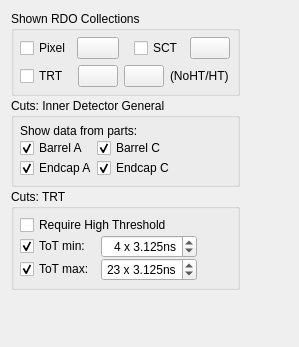
<ui version="4.0" >
 <class>RDOControllerForm</class>
 <widget class="QWidget" name="RDOControllerForm" >
  <property name="geometry" >
   <rect>
    <x>0</x>
    <y>0</y>
    <width>299</width>
    <height>347</height>
   </rect>
  </property>
  <property name="windowTitle" >
   <string>Form</string>
  </property>
  <layout class="QGridLayout" >
   <item row="0" column="0" >
    <layout class="QVBoxLayout" >
     <property name="spacing" >
      <number>2</number>
     </property>
     <item>
      <widget class="QGroupBox" name="groupBox_collections" >
       <property name="title" >
        <string>Shown RDO Collections</string>
       </property>
       <layout class="QHBoxLayout" >
        <property name="leftMargin" >
         <number>6</number>
        </property>
        <property name="topMargin" >
         <number>6</number>
        </property>
        <property name="rightMargin" >
         <number>6</number>
        </property>
        <property name="bottomMargin" >
         <number>6</number>
        </property>
        <item>
         <layout class="QGridLayout" >
          <item row="0" column="0" >
           <layout class="QHBoxLayout" >
            <item>
             <widget class="QCheckBox" name="checkBox_pixel" >
              <property name="text" >
               <string>Pixel</string>
              </property>
             </widget>
            </item>
            <item>
             <widget class="VP1MaterialButton" name="matButton_pixel" >
              <property name="text" >
               <string/>
              </property>
             </widget>
            </item>
           </layout>
          </item>
          <item row="0" column="1" >
           <layout class="QHBoxLayout" >
            <property name="leftMargin" >
             <number>9</number>
            </property>
            <item>
             <widget class="QCheckBox" name="checkBox_sct" >
              <property name="text" >
               <string>SCT</string>
              </property>
             </widget>
            </item>
            <item>
             <widget class="VP1MaterialButton" name="matButton_sct" >
              <property name="text" >
               <string/>
              </property>
             </widget>
            </item>
           </layout>
          </item>
          <item row="1" column="0" colspan="2" >
           <layout class="QHBoxLayout" >
            <item>
             <widget class="QCheckBox" name="checkBox_trt" >
              <property name="text" >
               <string>TRT </string>
              </property>
             </widget>
            </item>
            <item>
             <widget class="VP1MaterialButton" name="matButton_trt" >
              <property name="text" >
               <string/>
              </property>
             </widget>
            </item>
            <item>
             <widget class="VP1MaterialButton" name="matButton_trtht" >
              <property name="text" >
               <string/>
              </property>
             </widget>
            </item>
            <item>
             <widget class="QLabel" name="label" >
              <property name="text" >
               <string>(NoHT/HT)</string>
              </property>
             </widget>
            </item>
            <item>
             <spacer>
              <property name="orientation" >
               <enum>Qt::Horizontal</enum>
              </property>
              <property name="sizeHint" >
               <size>
                <width>1</width>
                <height>20</height>
               </size>
              </property>
             </spacer>
            </item>
           </layout>
          </item>
         </layout>
        </item>
        <item>
         <spacer>
          <property name="orientation" >
           <enum>Qt::Horizontal</enum>
          </property>
          <property name="sizeHint" >
           <size>
            <width>1</width>
            <height>20</height>
           </size>
          </property>
         </spacer>
        </item>
       </layout>
      </widget>
     </item>
     <item>
      <widget class="QGroupBox" name="groupBox_cuts_idgeneral" >
       <property name="title" >
        <string>Cuts: Inner Detector General</string>
       </property>
       <layout class="QHBoxLayout" >
        <property name="spacing" >
         <number>0</number>
        </property>
        <property name="leftMargin" >
         <number>6</number>
        </property>
        <property name="topMargin" >
         <number>6</number>
        </property>
        <property name="rightMargin" >
         <number>6</number>
        </property>
        <property name="bottomMargin" >
         <number>6</number>
        </property>
        <item>
         <layout class="QGridLayout" >
          <property name="horizontalSpacing" >
           <number>-1</number>
          </property>
          <property name="verticalSpacing" >
           <number>0</number>
          </property>
          <item row="0" column="0" colspan="2" >
           <widget class="QLabel" name="label_9" >
            <property name="text" >
             <string>Show data from parts:</string>
            </property>
           </widget>
          </item>
          <item row="1" column="0" >
           <widget class="QCheckBox" name="checkBox_cut_indet_barrelA" >
            <property name="text" >
             <string>Barrel A</string>
            </property>
            <property name="checked" >
             <bool>true</bool>
            </property>
           </widget>
          </item>
          <item row="1" column="1" >
           <widget class="QCheckBox" name="checkBox_cut_indet_barrelC" >
            <property name="text" >
             <string>Barrel C</string>
            </property>
            <property name="checked" >
             <bool>true</bool>
            </property>
           </widget>
          </item>
          <item row="2" column="0" >
           <widget class="QCheckBox" name="checkBox_cut_indet_endcapA" >
            <property name="text" >
             <string>Endcap A</string>
            </property>
            <property name="checked" >
             <bool>true</bool>
            </property>
           </widget>
          </item>
          <item row="2" column="1" >
           <widget class="QCheckBox" name="checkBox_cut_indet_endcapC" >
            <property name="text" >
             <string>Endcap C</string>
            </property>
            <property name="checked" >
             <bool>true</bool>
            </property>
           </widget>
          </item>
         </layout>
        </item>
        <item>
         <spacer>
          <property name="orientation" >
           <enum>Qt::Horizontal</enum>
          </property>
          <property name="sizeHint" >
           <size>
            <width>1</width>
            <height>20</height>
           </size>
          </property>
         </spacer>
        </item>
       </layout>
      </widget>
     </item>
     <item>
      <widget class="QGroupBox" name="groupBox_cuts_trt" >
       <property name="title" >
        <string>Cuts: TRT</string>
       </property>
       <layout class="QHBoxLayout" >
        <property name="leftMargin" >
         <number>6</number>
        </property>
        <property name="topMargin" >
         <number>6</number>
        </property>
        <property name="rightMargin" >
         <number>6</number>
        </property>
        <property name="bottomMargin" >
         <number>6</number>
        </property>
        <item>
         <layout class="QGridLayout" >
          <property name="horizontalSpacing" >
           <number>-1</number>
          </property>
          <property name="verticalSpacing" >
           <number>0</number>
          </property>
          <item row="0" column="0" colspan="2" >
           <widget class="QCheckBox" name="checkbox_cut_trt_needHT" >
            <property name="toolTip" >
             <string>If set, do not show TRT PRD which have the 'isNoise' flag set.</string>
            </property>
            <property name="text" >
             <string>Require High Threshold</string>
            </property>
            <property name="checked" >
             <bool>false</bool>
            </property>
           </widget>
          </item>
          <item row="1" column="0" >
           <widget class="QCheckBox" name="checkbox_cut_trt_TotMin" >
            <property name="toolTip" >
             <string>If set, do not show TRT PRD which have the 'isNoise' flag set.</string>
            </property>
            <property name="text" >
             <string>ToT min:</string>
            </property>
            <property name="checked" >
             <bool>true</bool>
            </property>
           </widget>
          </item>
          <item row="1" column="1" >
           <widget class="QSpinBox" name="spinBox_cut_trt_ToTMin" >
            <property name="alignment" >
             <set>Qt::AlignRight|Qt::AlignTrailing|Qt::AlignVCenter</set>
            </property>
            <property name="suffix" >
             <string> x 3.125ns</string>
            </property>
            <property name="maximum" >
             <number>24</number>
            </property>
            <property name="singleStep" >
             <number>1</number>
            </property>
            <property name="value" >
             <number>4</number>
            </property>
           </widget>
          </item>
          <item row="2" column="0" >
           <widget class="QCheckBox" name="checkbox_cut_trt_TotMax" >
            <property name="toolTip" >
             <string>If set, do not show TRT PRD which have the 'isNoise' flag set.</string>
            </property>
            <property name="text" >
             <string>ToT max:</string>
            </property>
            <property name="checked" >
             <bool>true</bool>
            </property>
           </widget>
          </item>
          <item row="2" column="1" >
           <widget class="QSpinBox" name="spinBox_cut_trt_ToTMax" >
            <property name="alignment" >
             <set>Qt::AlignRight|Qt::AlignTrailing|Qt::AlignVCenter</set>
            </property>
            <property name="suffix" >
             <string> x 3.125ns</string>
            </property>
            <property name="maximum" >
             <number>24</number>
            </property>
            <property name="singleStep" >
             <number>1</number>
            </property>
            <property name="value" >
             <number>23</number>
            </property>
           </widget>
          </item>
         </layout>
        </item>
        <item>
         <spacer>
          <property name="orientation" >
           <enum>Qt::Horizontal</enum>
          </property>
          <property name="sizeHint" >
           <size>
            <width>1</width>
            <height>20</height>
           </size>
          </property>
         </spacer>
        </item>
       </layout>
      </widget>
     </item>
    </layout>
   </item>
   <item row="0" column="1" >
    <spacer>
     <property name="orientation" >
      <enum>Qt::Horizontal</enum>
     </property>
     <property name="sizeHint" >
      <size>
       <width>1</width>
       <height>20</height>
      </size>
     </property>
    </spacer>
   </item>
   <item row="1" column="0" >
    <spacer>
     <property name="orientation" >
      <enum>Qt::Vertical</enum>
     </property>
     <property name="sizeHint" >
      <size>
       <width>20</width>
       <height>1</height>
      </size>
     </property>
    </spacer>
   </item>
  </layout>
 </widget>
 <customwidgets>
  <customwidget>
   <class>VP1MaterialButton</class>
   <extends>QPushButton</extends>
   <header>VP1Base/VP1MaterialButton.h</header>
  </customwidget>
 </customwidgets>
 <resources/>
 <connections/>
</ui>
